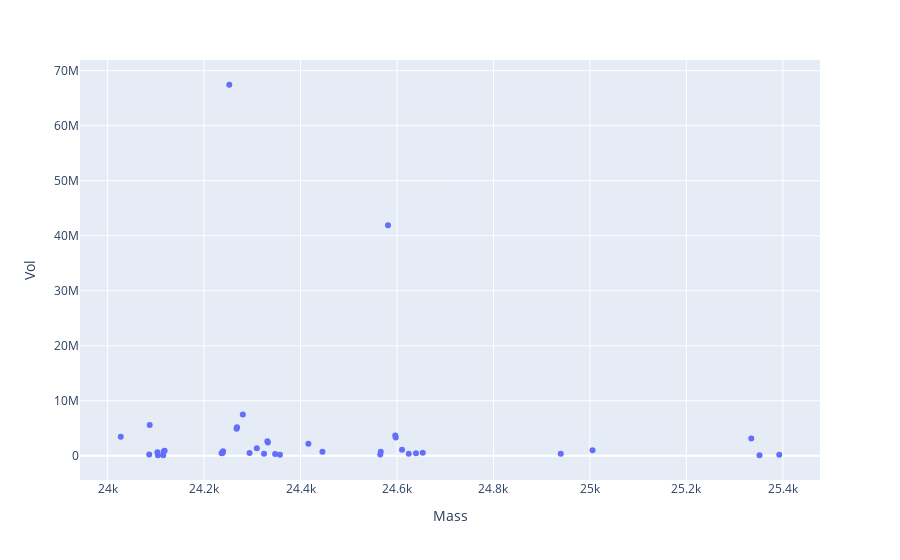

The code cell stored with this chart in its notebook:
### Code cell
plotly_zone(df_phe_25k, y='Vol')
